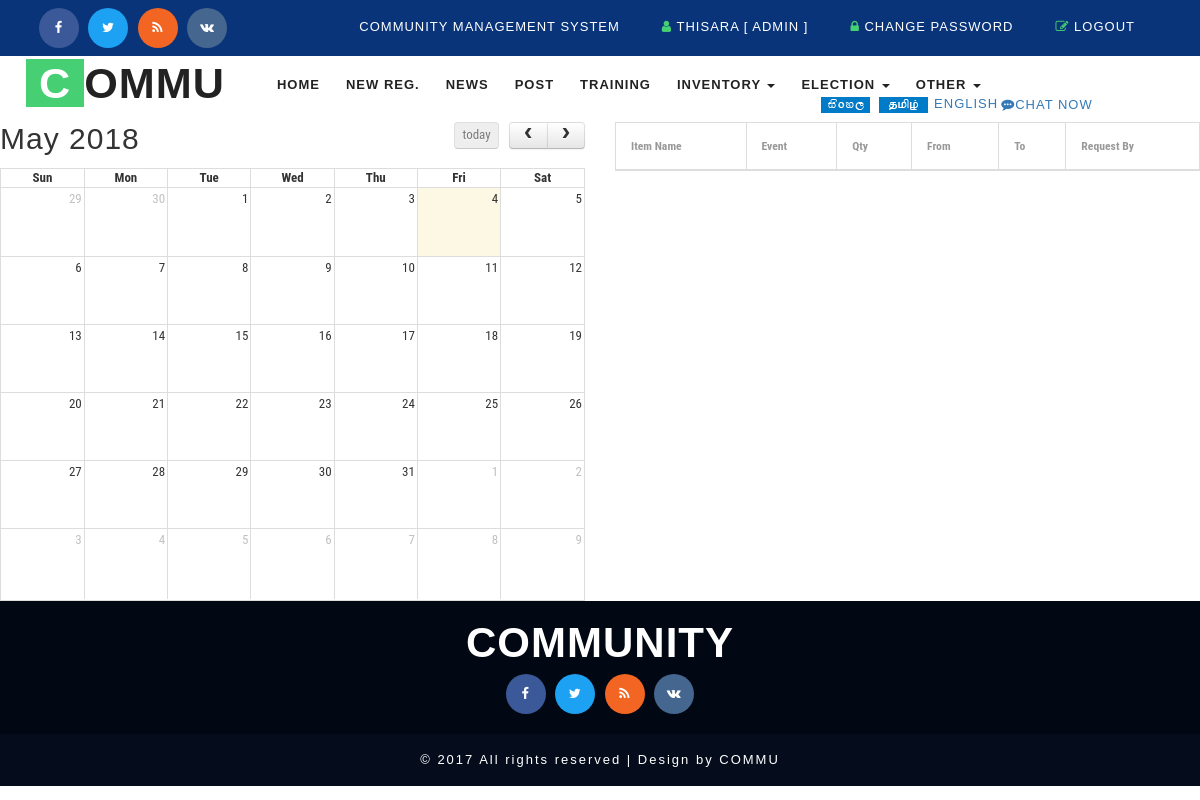
The app's page /admin_items_request.php?itemID=1 (signed in), older data.
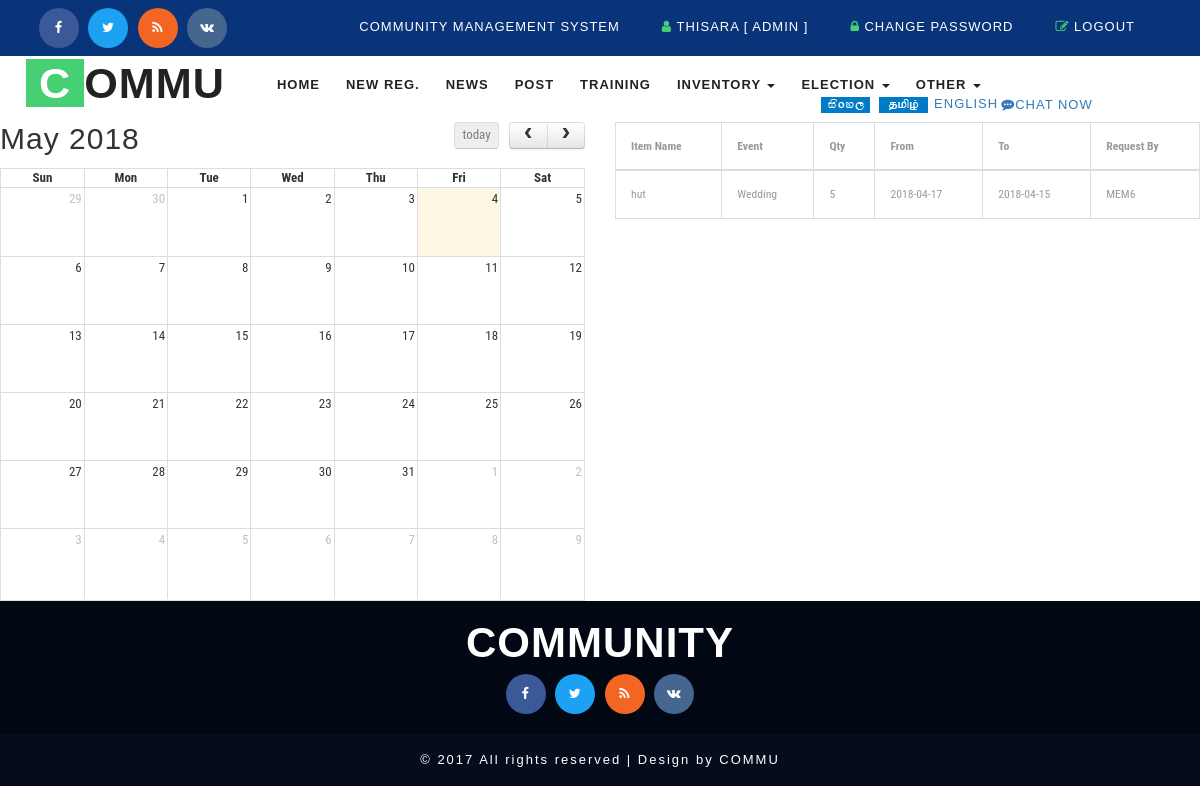
The same page, newer data.
### tables this page shows
CREATE TABLE `cms_inventory` (
  `id` int(5) NOT NULL AUTO_INCREMENT,
  `itemid` int(5) DEFAULT NULL,
  `memberid` int(5) DEFAULT NULL,
  `eventname` varchar(100) DEFAULT NULL,
  `fromdate` varchar(25) DEFAULT NULL,
  `todate` varchar(25) DEFAULT NULL,
  `createduser` int(5) DEFAULT NULL,
  `createdtime` timestamp NOT NULL DEFAULT current_timestamp(),
  `status` varchar(10) DEFAULT NULL,
  `qty` int(5) DEFAULT NULL,
  PRIMARY KEY (`id`),
  KEY `FK_cms_inventory_item` (`itemid`),
  KEY `FK_cms_inventory_member` (`memberid`),
  CONSTRAINT `FK_cms_inventory_item` FOREIGN KEY (`itemid`) REFERENCES `cms_item` (`id`),
  CONSTRAINT `FK_cms_inventory_member` FOREIGN KEY (`memberid`) REFERENCES `cms_member` (`id`)
);

CREATE TABLE `cms_item` (
  `id` int(5) NOT NULL AUTO_INCREMENT,
  `itemname` varchar(250) DEFAULT NULL,
  `qyt` int(5) DEFAULT NULL,
  PRIMARY KEY (`id`),
  UNIQUE KEY `NewIndex1` (`itemname`)
);

CREATE TABLE `cms_member` (
  `id` int(5) NOT NULL AUTO_INCREMENT,
  `firstname` varchar(50) DEFAULT NULL,
  `lastname` varchar(50) DEFAULT NULL,
  `nic` varchar(12) DEFAULT NULL,
  `username` varchar(50) DEFAULT NULL,
  `email` varchar(50) DEFAULT NULL,
  `currentaddress` varchar(250) DEFAULT NULL,
  `experticeid` int(5) DEFAULT NULL,
  `permanentaddress` varchar(250) DEFAULT NULL,
  `authstatus` varchar(10) DEFAULT NULL COMMENT 'PND|AUTH|DACT',
  `datecreated` timestamp NOT NULL DEFAULT current_timestamp(),
  `autorizeby` int(5) DEFAULT NULL COMMENT 'cms_user',
  `role` varchar(50) DEFAULT NULL,
  `usercreated` int(5) DEFAULT NULL,
  `post_title` varchar(50) DEFAULT NULL,
  `mobileno` varchar(20) DEFAULT NULL,
  PRIMARY KEY (`id`)
);

### model/DB.php (called while the page is built, shortened)
<?php
function getDBConnection() {
    $servername = "localhost";
    $username = "root";
    $password = "123";
    $db = "cmsdb";
    $conn = mysqli_connect($servername, $username, $password, $db);
    if (!$conn) {
        die("Connection failed: " . mysqli_connect_error());
    } else {
        return $conn;
    }
}
function getData($sql) {
    $conn = getDBConnection();
    $result = mysqli_query($conn, $sql);
    if (mysqli_num_rows($result) > 0) {
        return $result;
    } else {
        return FALSE;
    }
}
?>

### admin_items_request.php (the view, shortened to what this page needs)
<!DOCTYPE html>
<html lang="en">
    <head>
        <?php include_once './basecss.php'; ?>
        <link href='css/fullcalendar.min.css' rel='stylesheet' />
        <link href='css/fullcalendar.print.min.css' rel='stylesheet' media='print' />
    </head>
    <body>
        <?php
        include './model/DB.php';
        ?>
        <div class="header">
            <div class="w3layouts_header_right">
                <div class="agileits-social top_content">
                    <ul>
                        <li><a href="#"><i class="fa fa-facebook"></i></a></li>
                        <li><a href="#"><i class="fa fa-twitter"></i></a></li>
                        <li><a href="#"><i class="fa fa-rss"></i></a></li>
                        <li><a href="#"><i class="fa fa-vk"></i></a></li>
                    </ul>
                </div>
            </div>
            <div class="w3layouts_header_left">
                <?php include './_top.php'; ?>
            </div>
            <div class="clearfix"> </div>
        </div>
        <div class="banner">
            <nav class="navbar navbar-default">
                <div class="navbar-header navbar-left">
                    <h1><a class="navbar-brand" href="index.html"><span>C</span>OMMU</a></h1>
                </div>
                <div class="collapse navbar-collapse navbar-right" id="bs-example-navbar-collapse-1">
                    <?php include './_menu.php'; ?>
                </div>
                <div class="w3_agile_search">
                   <?php include './_search.php'; ?>
                </div>
            </nav>
        </div>
        <div class="row">
            <div class="col-md-6">
                <div id='calendar'></div>
            </div>
            <div class="col-md-6">
                <?php
                if (isset($_GET['itemID'])) {
                    $sql = " SELECT cms_inventory.*,cms_item.itemname,cms_member.username FROM cms_inventory
INNER JOIN cms_item
ON cms_inventory.itemid = cms_item.id
INNER JOIN cms_member
ON cms_member.id = cms_inventory.memberid WHERE cms_inventory.itemid = " . $_GET['itemID'] . " ORDER BY cms_inventory.id DESC ";
                    ?>
                    <table class="table table-bordered">
                        <thead>
                            <tr>
                                <th>Item Name</th>
                                <th>Event</th>
                                <th>Qty</th>
                                <th>From</th>
                                <th>To</th>
                                <th>Request By</th>
                            </tr>
                        </thead>
                        <tbody>
                            <?php
                            $result = getData($sql);
                            if ($result != FALSE) {
                                while ($row = mysqli_fetch_assoc($result)) {
                                    ?>
                                    <tr>
                                        <td><?= $row['itemname']; ?></td>
                                        <td><?= $row['eventname']; ?></td>
                                        <td><?= $row['qty']; ?></td>
                                        <td><?= $row['fromdate']; ?></td>
                                        <td><?= $row['todate']; ?></td>
                                        <td><?= $row['username']; ?></td>
                                    </tr>
                                    <?php
                                }
                            }
                            ?>
                        </tbody>
                    </table>
                <?php } ?>
            </div>
        </div>
        <?php include './_footer.php'; ?>
    </body>
</html>

### basecss.php
<link href="css/bootstrap.css" rel="stylesheet" type="text/css" media="all" />
<link href="css/style.css" rel="stylesheet" type="text/css" media="all" />
<link rel="stylesheet" href="css/mainStyles.css" />
<link rel='stylesheet' href='css/dscountdown.css' type='text/css' media='all' />
<link rel="stylesheet" href="css/flexslider.css" type="text/css" media="screen" property="" />
<link href="css/lsb.css" rel="stylesheet" type="text/css">
<link href="css/font-awesome.css" rel="stylesheet">
  <link href="css/jquery.dataTables.min.css" rel="stylesheet" type="text/css"/>

### _top.php (shortened to what this page needs)
<ul>
    <li><a href="#" >Community Management System</a></li>
    <li><a href="#"><i class="fa fa-user" aria-hidden="true"></i>
            <?php echo $_SESSION['ssn_user']['firstname'] ?>
            [ <?php echo $_SESSION['ssn_user']['role'] ?> ]
        </a> </li>
        <li><a href="change_password.php"><i class="fa fa-lock" aria-hidden="true"></i> Change Password</a></li>
    <li><a href="logout.php"><i class="fa fa-pencil-square-o" aria-hidden="true"></i> Logout</a></li>
</ul>

### _menu.php
<?php
if($_SESSION['ssn_user']['role'] == 'ADMIN'){
    include './_menu_admin.php';
} else if($_SESSION['ssn_user']['role'] == 'MEMBER'){
    include './_menu_member.php';
}else if($_SESSION['ssn_user']['role'] == 'MANAGER'){
    include './_menu_manager.php';
}
?>

### _menu_admin.php (shortened to what this page needs)
<ul class="nav navbar-nav">
    <li ><a href="home.php"><span data-hover="Home">Home</span></a></li>
    <li><a href="admin_member_registration.php"><span data-hover="New Reg.">New Reg.</span></a></li>
                           <li><a href="admin_news.php"><span data-hover="News">News</span></a></li>
                           <li><a href="admin_post.php"><span data-hover="Post">Post</span></a></li>
                           <li><a href="admin_training.php"><span data-hover="Training">Training</span></a></li>
                           <li class="dropdown">
                               <a href="#" class="dropdown-toggle" data-toggle="dropdown"><span data-hover="Inventory">Inventory</span> <b class="caret"></b></a>
                           </li>
                           <li class="dropdown">
                               <a href="#" class="dropdown-toggle" data-toggle="dropdown"><span data-hover="Election">Election</span> <b class="caret"></b></a>
                           </li>
                           <li class="dropdown">
                               <a href="#" class="dropdown-toggle" data-toggle="dropdown"><span data-hover="Other">Other</span> <b class="caret"></b></a>
                           </li>
                       </ul>

### _search.php (shortened to what this page needs)
<a href="?lang=SI"><img src="images/si.gif" ></a>
<a href="?lang=TM"><img src="images/ta.gif" ></a>
<a href="?lang=EN">ENGLISH</a>
<?php
if (isset($_SESSION['ssn_user'])){ ?>
<a href="#" onclick="openChatWin()"><i class="fa fa-commenting" aria-hidden="true"></i>CHAT NOW</a>
<?php } ?>

### _footer.php
<div class="footer_agile_w3ls" style="padding: 5">
        <div class="container">
               <div class="agileits_w3layouts_logo logo2">
                   <h2><a href="index.html">Community</a></h2>
                   <div class="agileits-social">
                       <ul>
                           <li><a href="#"><i class="fa fa-facebook"></i></a></li>
                           <li><a href="#"><i class="fa fa-twitter"></i></a></li>
                           <li><a href="#"><i class="fa fa-rss"></i></a></li>
                           <li><a href="#"><i class="fa fa-vk"></i></a></li>
                       </ul>
                   </div>
               </div>
           </div>
       </div>
       <div class="wthree_copy_right">
           <div class="container">
               <p>© 2017 All rights reserved | Design by COMMU</p>
           </div>
       </div>

Row changes from the older to the newer data that the page shows:
added cms_inventory: itemid.itemname "hut", eventname "Wedding", qty "5", fromdate "2018-04-17", todate "2018-04-15", memberid.username "MEM6"
